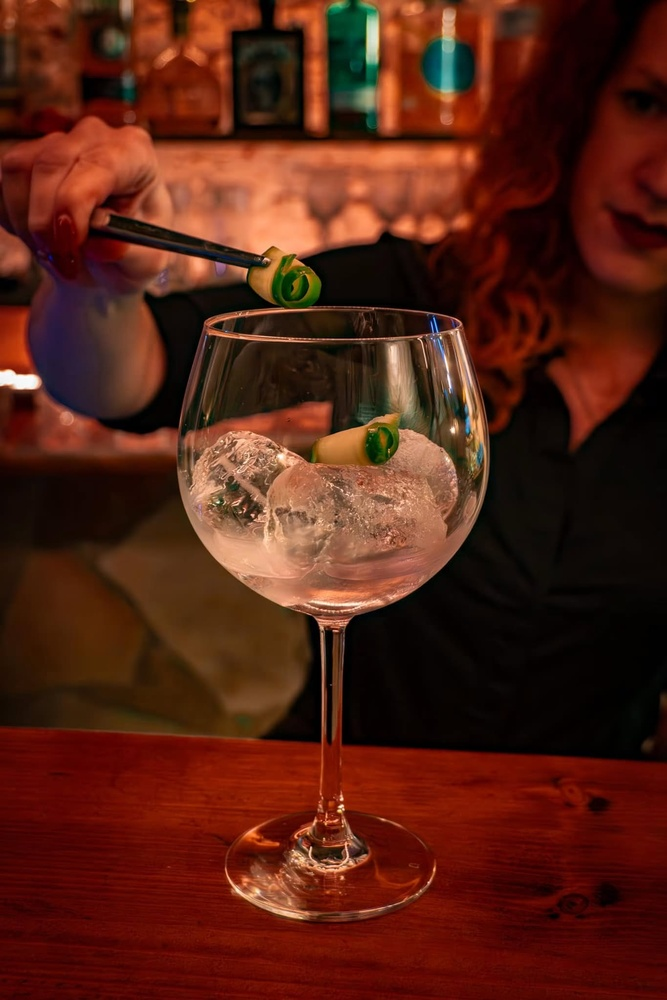
#> input picture forras/fbnagy/F199_1365x2048.jpg, 667 x 1000 px, shrunk from 1365 x 2048 before the run
$ python regi.py ../fbnagy/F199_1365x2048.jpg ../fbnagy/F262_1170x874.jpg
#> lines starting #> are read from the running program, lines starting #| are printed output that depends on the picture
#> further down, im is the input picture: PIL image 667x1000 RGB; mean R, G, B 85.5, 33.9, 19.6
"""Régies, gyertyafényes kidolgozás a fotókra (Shelby's v6).
Nem rontja a felbontást: kicsit felemelt, meleg feketék, lágyabb csúcsfények meleg ragyogással (halation),
visszafogott szépia-tónus, enyhén fakó színek, sötétedő szélek. A szemcsét CSS adja, mert a beégetett zaj nagyon megnöveli a fájlt.
Használat: python regi.py be.webp ki.webp [enyhe]   (enyhe = palack-kivágások: szélsötétítés nélkül, alfát megtartja)
"""
import sys
import numpy as np
from PIL import Image, ImageFilter

def regi(im, enyhe=False):
#> called with enyhe = False
    alpha = im.getchannel('A') if im.mode == 'RGBA' else None
    rgb = np.asarray(im.convert('RGB')).astype(np.float32) / 255.0
    h, w, _ = rgb.shape
#> h = 1000; w = 667
    L = rgb @ np.array([.299, .587, .114], np.float32)
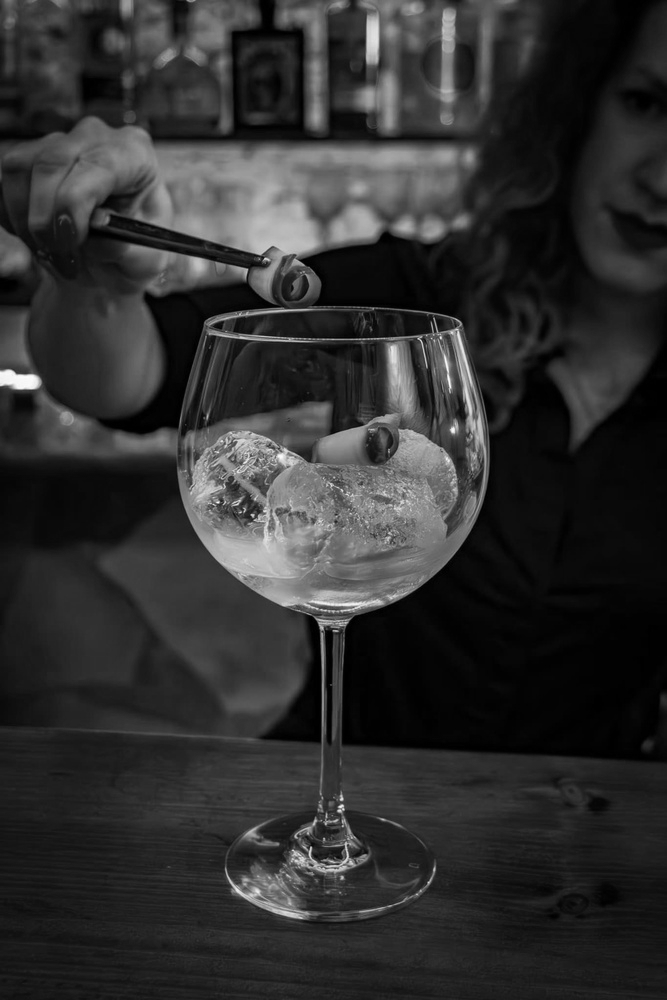
#> L: shape (1000, 667) float32; min 0, max 0.989, mean 0.187
    # 1) fakóbb színek, meleg szépia felé húzva
    sat = .74 if not enyhe else .85
    gray = L[..., None]
    x = gray + (rgb - gray) * sat
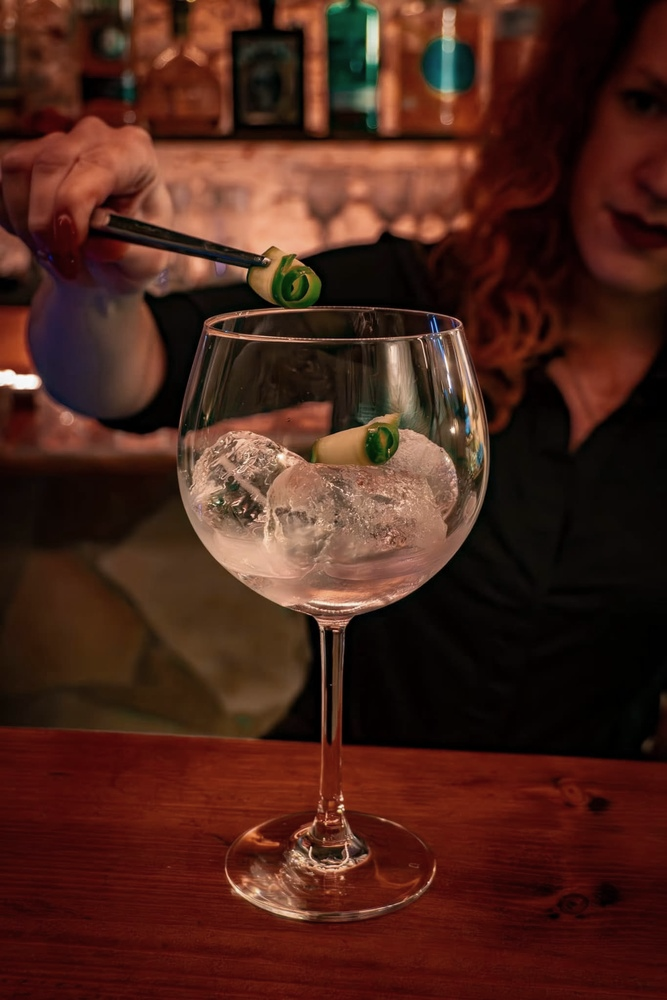
#> x: shape (1000, 667, 3) float32; mean of channels 0, 1, 2 0.297, 0.147, 0.105; drawn as R, G, B
    sep = np.stack([L * 1.08 + .02, L * .94 + .01, L * .74], -1)
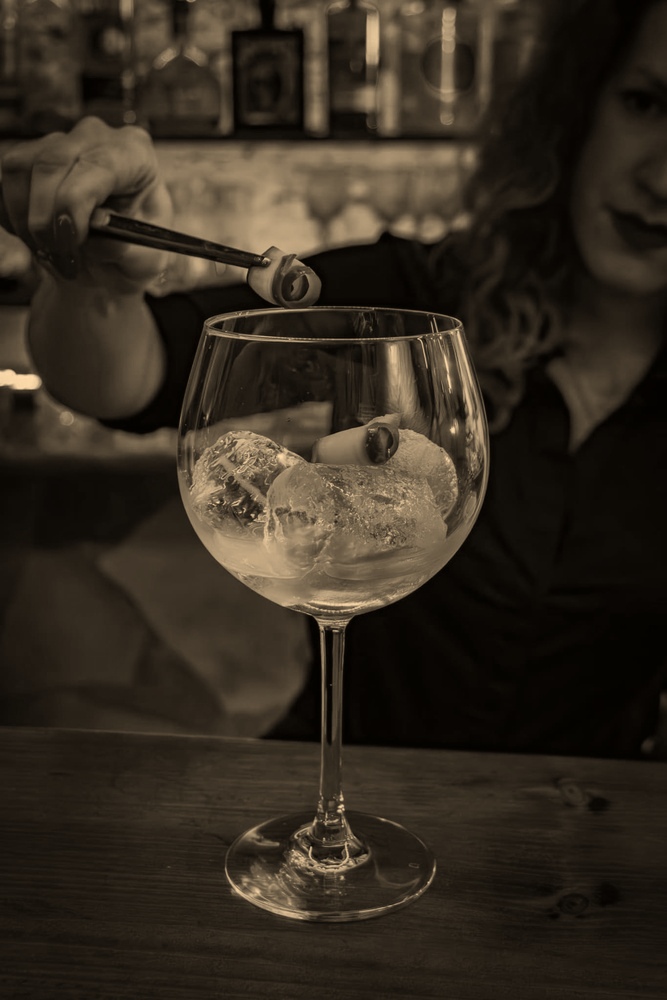
#> sep: shape (1000, 667, 3) float32; mean of channels 0, 1, 2 0.222, 0.186, 0.138; drawn with min black and max white
    x = x * (1 - (.28 if not enyhe else .14)) + sep * (.28 if not enyhe else .14)
    # 2) melegebb, gyertyafényes fehéregyensúly, kicsit sötétebb középtónusok, lágyan levágott csúcsfények, felemelt barnás feketék
    x = np.clip(x * np.array([1.07, .97, .80], np.float32), 0, None)
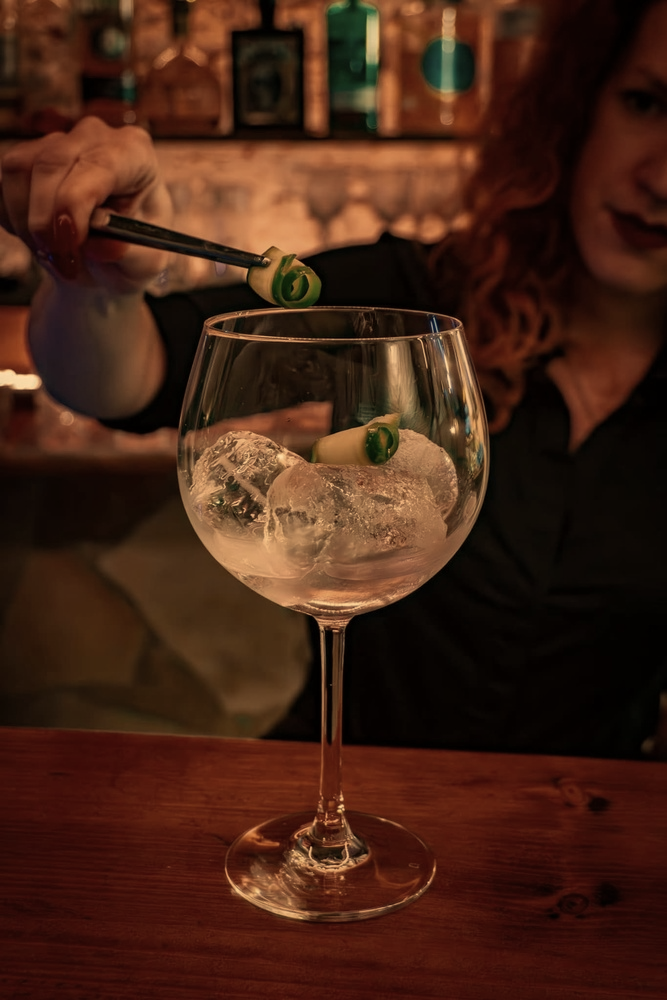
#> x: shape (1000, 667, 3) float32; mean of channels 0, 1, 2 0.295, 0.153, 0.0917; drawn with min black and max white
    x = np.power(np.clip(x, 0, None), 1.14)
    k = .72
    x = np.where(x > k, k + (1 - k) * (1 - np.exp(-(x - k) / (1 - k) * 1.6)) / (1 - np.exp(-1.6)), x)
    x = x * x * (3 - 2 * x) * .35 + x * .65
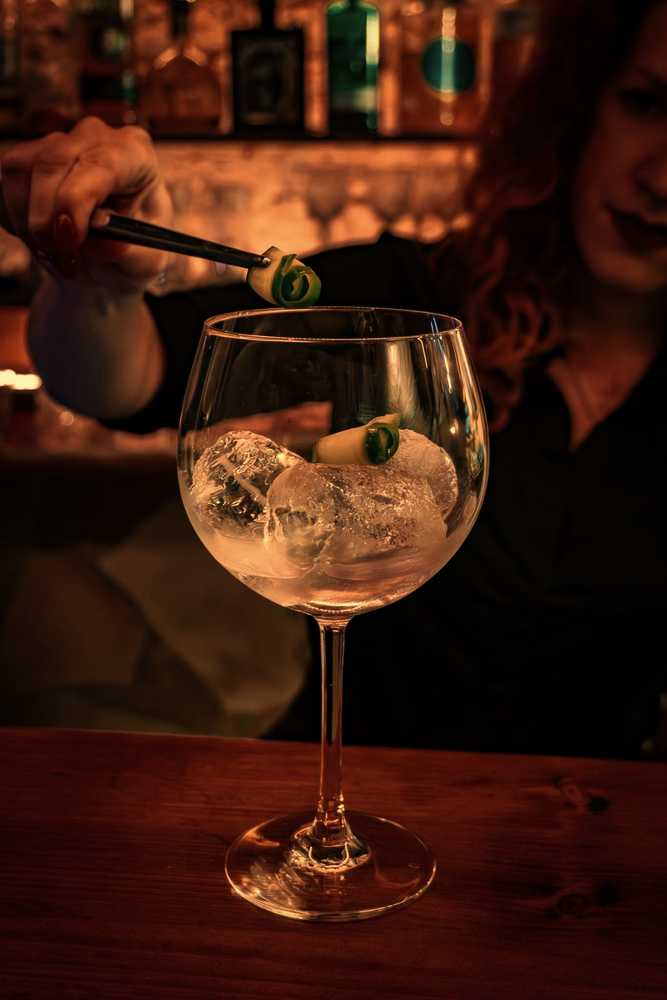
#> x: shape (1000, 667, 3) float32; mean of channels 0, 1, 2 0.244, 0.109, 0.057; drawn with min black and max white
    toe = np.array([.05, .036, .024], np.float32)
    x = toe + np.clip(x, 0, 1) * (1 - toe - .05)
    # 3) halation: a fényes részek körül meleg ragyogás
    if not enyhe:
        hi = np.clip((L - .62) / .38, 0, 1)
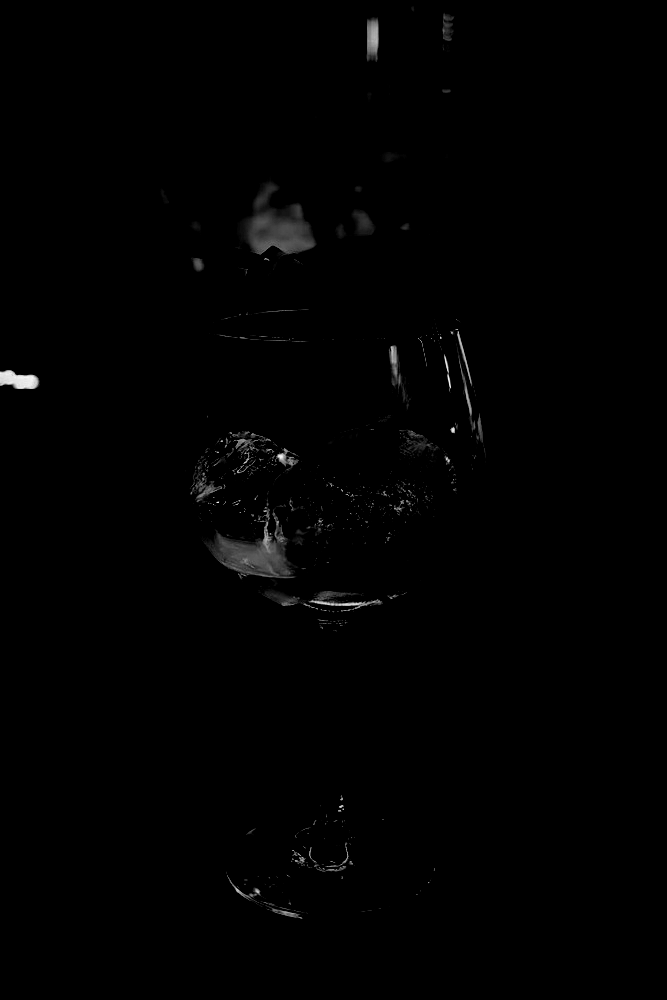
#> hi: shape (1000, 667) float32; min 0, max 0.97, mean 0.00599
        hiI = Image.fromarray((hi * 255).astype(np.uint8)).filter(ImageFilter.GaussianBlur(max(w, h) * .012))
        hb = np.asarray(hiI).astype(np.float32)[..., None] / 255.0
        x = x + hb * np.array([.16, .085, .03], np.float32)
    # 4) nagyon enyhe lágyítás (régi objektív), a részletek megmaradnak
    xi = Image.fromarray((np.clip(x, 0, 1) * 255).astype(np.uint8))
    soft = np.asarray(xi.filter(ImageFilter.GaussianBlur(.7))).astype(np.float32) / 255.0
    x = np.clip(x, 0, 1) * .72 + soft * .28
    # 5) sötétedő szélek, mintha gyertya világítaná a közepét
    if not enyhe:
        yy, xx = np.mgrid[0:h, 0:w].astype(np.float32)
        r = np.sqrt(((xx - w / 2) / (w / 2)) ** 2 * .85 + ((yy - h * .46) / (h / 2)) ** 2)
        v = 1 - .34 * np.clip((r - .45) / .95, 0, 1) ** 1.6
        x = x * v[..., None]
    out = Image.fromarray((np.clip(x, 0, 1) * 255 + .5).astype(np.uint8))
    if alpha is not None:
        out.putalpha(alpha)
    return out

if __name__ == '__main__':
    src, dst = sys.argv[1], sys.argv[2]
    enyhe = len(sys.argv) > 3
    im = Image.open(src)
    regi(im, enyhe).save(dst, 'WEBP', quality=84, method=6)
